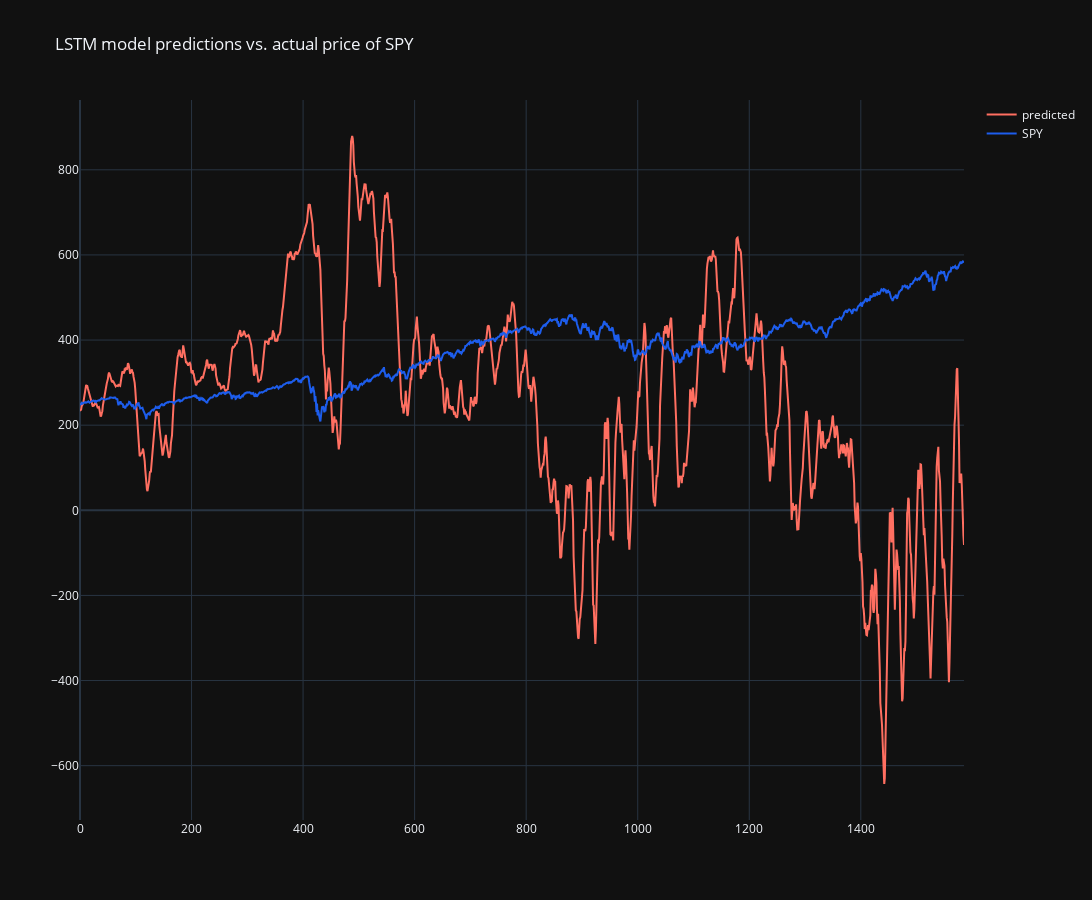

Notebook cell for this chart:
### Code cell
trace_0 = go.Scatter(y=results_df['theta_hat'],
                     name='predicted',
                     mode='lines',
                     marker= {'color':'#FF6F61','opacity':0.9})

trace_1 = go.Scatter(y=results_df['theta'],
                     name=df.columns[0],
                     mode='lines',
                     marker= {'color':'#1d5dec','opacity':0.9})

data = [trace_0,trace_1]


layout = go.Layout(title=f"LSTM model predictions vs. actual price of {df.columns[0]}",
                  template='plotly_dark',
                   height=900,
                   width=1500)

fig = go.Figure(data,layout=layout)
fig.show()

### Figure 1 — Plotly figure (JSON) as saved in the notebook; plotly's stock layout.template omitted (floating-point values rounded to 4 significant figures; data arrays with more than 128 entries replaced by an {"elided": "..."} marker saying what was removed)
{"data": [{"marker": {"color": "#FF6F61", "opacity": 0.9}, "mode": "lines", "name": "predicted", "type": "scatter", "y": {"elided": "1586 float values"}}, {"marker": {"color": "#1d5dec", "opacity": 0.9}, "mode": "lines", "name": "SPY", "type": "scatter", "y": {"elided": "1586 float values"}}], "layout": {"height": 900, "title": {"text": "LSTM model predictions vs. actual price of SPY"}, "width": 1500}}
